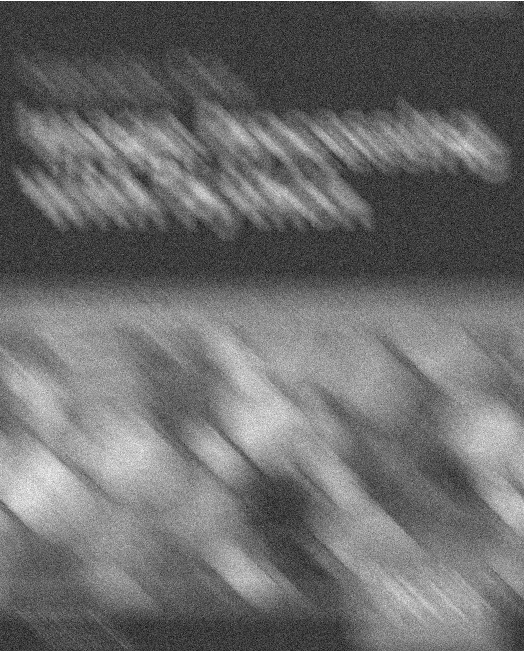
#> input picture examples/Hands-On Image Processing with Python/Capitulo4/img/booknoise.png, 524 x 651 px, given in place of sunflowers.png, which was not available
$ python segmenting.py   (older library calls are emulated)
#> lines starting #> are read from the running program, lines starting #| are printed output that depends on the picture; after the words box and inside, x2 and y2 are one past the last pixel; in counts of white or black regions, pixels touching at a corner belong together; pictures that were not available may be replaced by others from this repository, and a replacement may not be noted
from scipy import ndimage as ndi
from skimage.morphology import watershed, binary_dilation, binary_erosion, remove_small_objects
from skimage.morphology import disk, square
from scipy.ndimage import distance_transform_edt
from skimage.measure import label, regionprops
from skimage.segmentation import clear_border
from skimage.filters import rank, threshold_otsu
from skimage.feature import peak_local_max, blob_log
from skimage.util import img_as_ubyte
from skimage.io import imread
from skimage.color import rgb2gray
import numpy as np
import matplotlib.pyplot as plt

image = img_as_ubyte(rgb2gray(imread('img/sunflowers.png')))
#> image: shape (651, 524); min 3, max 255, mean 108

distance = ndi.distance_transform_edt(image)
local_maximum = peak_local_max(distance, indices=False, footprint=np.ones((3, 3)), labels=image)
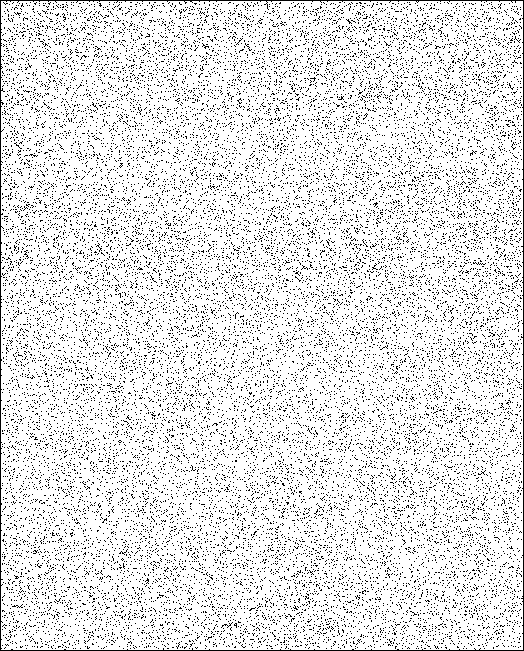
#> local_maximum: shape (651, 524) bool; 89.2% white; black in thin lines or dots
markers = ndi.label(local_maximum)[0]
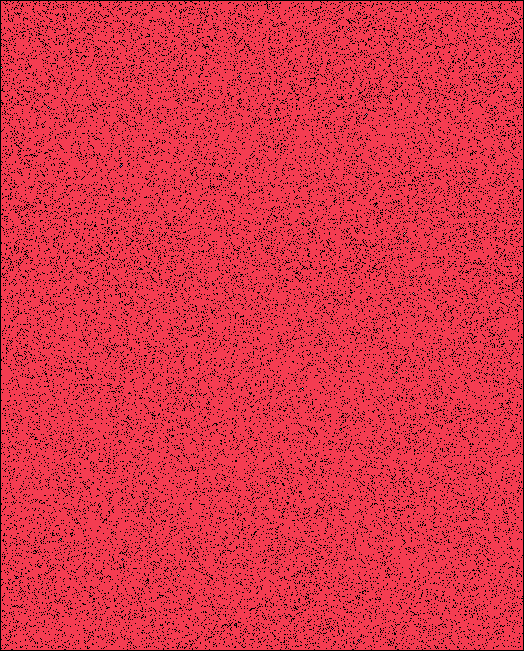
#> markers: shape (651, 524) int32; 43 distinct labels, from 0 to 42; one colour per label, 0 black

labels = watershed(-distance, markers, mask=image)
#> labels: shape (651, 524) int32; 42 distinct labels, from 1 to 42
labels = remove_small_objects(labels, min_size=100)
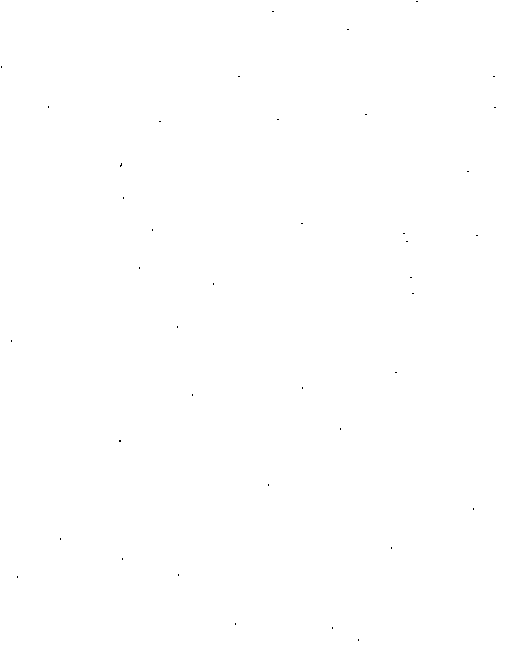
#> labels: shape (651, 524) int32; values 0 (black) and 1 (white), 100% white; black in thin lines or dots

props = regionprops(labels)
#> props = 1 regions; box (x1, y1, x2, y2) and area: (0, 0, 524, 651) 341039
print(len(np.unique(labels)), len(props))
#| 2 1

plt.subplot(3,3,1)
plt.imshow(image, cmap='gray')
plt.title('Image', size=10)

plt.subplot(3,3,2)
plt.imshow(distance, cmap='gray')
plt.title('Distance', size=10)

plt.subplot(3,3,3)
plt.imshow(markers, cmap='gray')
plt.title('Markers', size=10)

plt.subplot(3,3,4)
plt.imshow(labels)
plt.title('Labels', size=10)

image = img_as_ubyte(rgb2gray(imread('img/flowers.png')))
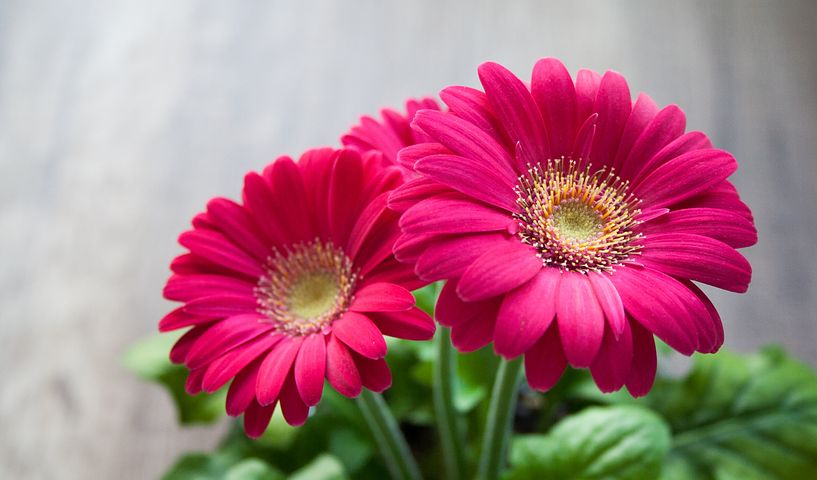
#> input picture examples/Hands-On Image Processing with Python/Capitulo4/img/flowers.png, 817 x 480 px
#> image: shape (480, 817); min 0, max 249, mean 130.4

denoised = rank.median(image, disk(2))
markers1 = rank.gradient(denoised, disk(5)) < 20
#> markers1: shape (480, 817) bool; 58% white; 32 black regions (23 under 20 px), largest, box (x1, y1, x2, y2) and area: (127, 53, 817, 480) 163505, (48, 372, 83, 407) 437, (588, 108, 603, 139) 308
markers2 = ndi.label(markers1)[0]
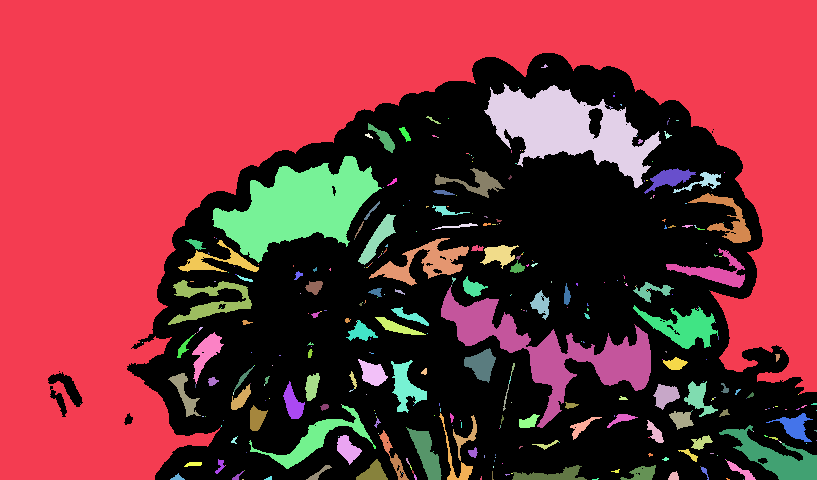
#> markers2: shape (480, 817) int32; 369 distinct labels, from 0 to 368; one colour per label, 0 black

gradient = rank.gradient(denoised, disk(2))
labels1 = watershed(gradient, markers2)
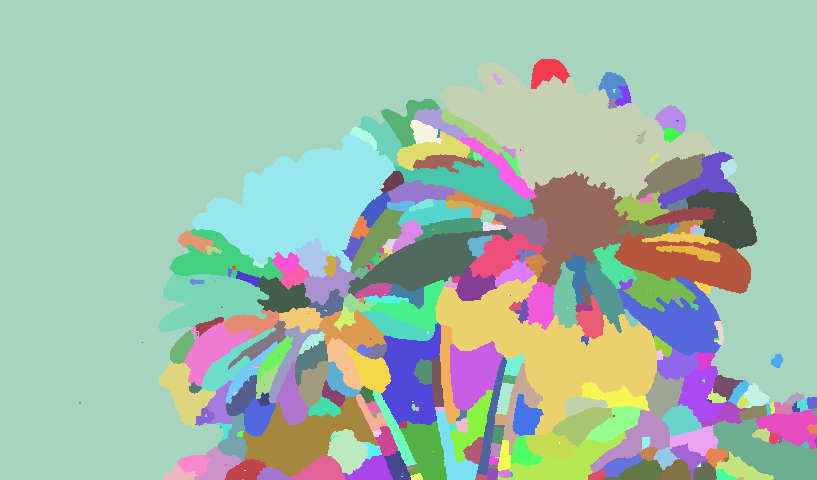
#> labels1: shape (480, 817) int32; 368 distinct labels, from 1 to 368; one colour per label, 0 black
labels2 = remove_small_objects(labels1, min_size=100)
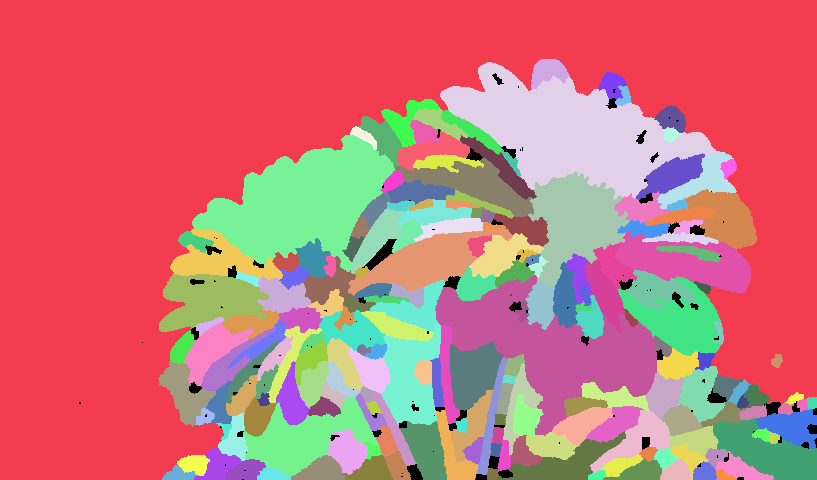
#> labels2: shape (480, 817) int32; 201 distinct labels, from 0 to 366; one colour per label, 0 black
props = regionprops(labels)
print(len(np.unique(labels)), len(props))
#| 2 1

plt.subplot(3,3,5)
plt.imshow(denoised, cmap='gray')
plt.title('Erosion', size=10)

plt.subplot(3,3,6)
plt.imshow(markers1, cmap='gray')
plt.title('Erosion', size=10)

plt.subplot(3,3,7)
plt.imshow(labels1, cmap='gray')
plt.title('Dilata', size=10)

plt.subplot(3,3,8)
plt.imshow(gradient, cmap='gray')
plt.title('Gradient', size=10)

plt.subplot(3,3,9)
plt.imshow(markers2, cmap='gray')
plt.title('Props', size=10)

plt.show()
